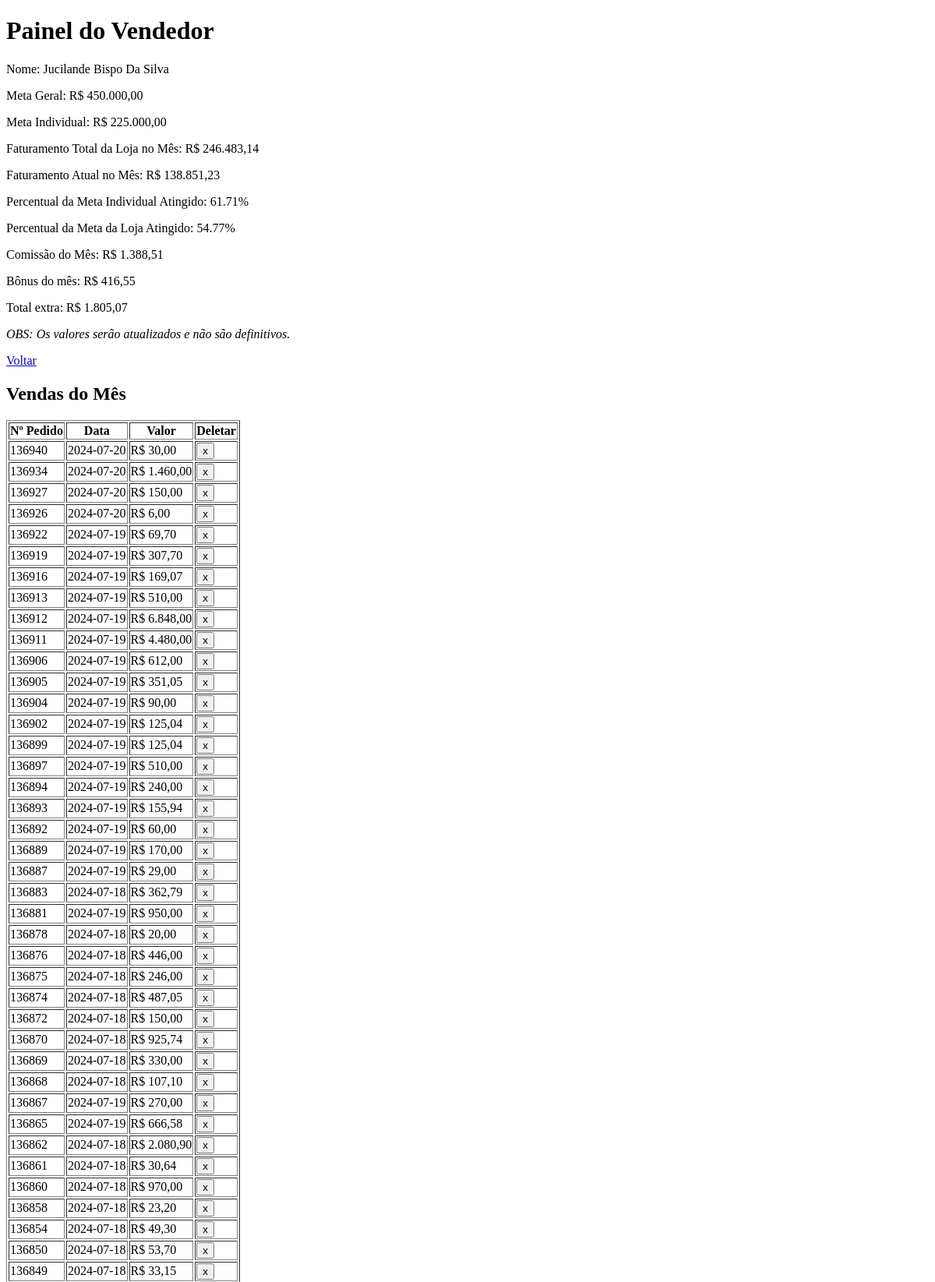
The page /dashboard/3 (signed in, upper part) on the database its author committed.
### tables this page shows
CREATE TABLE Users (
        id INTEGER PRIMARY KEY AUTOINCREMENT,
        username TEXT NOT NULL,
        password TEXT NOT NULL,
        name TEXT NOT NULL,  -- Nome completo do usuário
        role TEXT NOT NULL  -- 'seller' ou 'master'
    , branch TEXT DEFAULT 'Loja');

CREATE TABLE GeneralGoals (
        id INTEGER PRIMARY KEY AUTOINCREMENT,
        goal REAL NOT NULL
    );

CREATE TABLE IndividualGoals (
        id INTEGER PRIMARY KEY AUTOINCREMENT,
        user_id INTEGER NOT NULL,
        goal REAL NOT NULL,
        FOREIGN KEY(user_id) REFERENCES Users(id)
    );

CREATE TABLE Sales (
        id INTEGER PRIMARY KEY AUTOINCREMENT,
        date DATE NOT NULL,
        amount REAL NOT NULL,
        user_id INTEGER,
        order_number TEXT NOT NULL,
        FOREIGN KEY(user_id) REFERENCES Users(id)
    );

### modules/dashboards/__init__.py (the view, shortened to what this page needs)
@dashboards_bp.route('/dashboard', defaults={'seller_id': None})
@dashboards_bp.route('/dashboard/<int:seller_id>')
def dashboard(seller_id):
    if 'user_id' not in session:
        return redirect(url_for('users.login'))
    user_id = session['user_id']
    user_role = session['role']
    conn = get_db_connection()
    cursor = conn.cursor()
    if user_role == 'seller' or (user_role == 'master' and seller_id is None):
        seller_id = user_id
    cursor.execute('SELECT name, branch FROM Users WHERE id = ?', (seller_id,))
    user_info = cursor.fetchone()
    user_name = user_info['name']
    user_branch = user_info['branch']
    cursor.execute('''
        SELECT SUM(amount) AS total_seller_sales
        FROM Sales
        WHERE user_id = ?
        AND strftime('%m', date) = strftime('%m', 'now')
        AND strftime('%Y', date) = strftime('%Y', 'now')
    ''', (seller_id,))
    total_saleseller_s_row = cursor.fetchone()
    total_seller_sales = total_saleseller_s_row['total_seller_sales'] if total_saleseller_s_row and total_saleseller_s_row['total_seller_sales'] else 0
    cursor.execute('SELECT goal FROM IndividualGoals WHERE user_id = ?', (seller_id,))
    individual_goal_row = cursor.fetchone()
    individual_goal = individual_goal_row['goal'] if individual_goal_row else 0
    cursor.execute('''
        SELECT SUM(amount) AS total_branch_sales
        FROM Sales
        WHERE user_id IN (SELECT id FROM Users WHERE branch = ?)
        AND strftime('%m', date) = strftime('%m', 'now')
        AND strftime('%Y', date) = strftime('%Y', 'now')
    ''', (user_branch,))
    total_branch_sales_row = cursor.fetchone()
    total_branch_sales = total_branch_sales_row['total_branch_sales'] if total_branch_sales_row and total_branch_sales_row['total_branch_sales'] else 0
    cursor.execute('SELECT goal FROM GeneralGoals ORDER BY id DESC LIMIT 1')
    general_goal_row = cursor.fetchone()
    general_goal = float(general_goal_row['goal']) if general_goal_row else 0
    cursor.execute('''
        SELECT date, amount, order_number, id
        FROM Sales
        WHERE user_id = ?
        AND strftime('%m', date) = strftime('%m', 'now')
        AND strftime('%Y', date) = strftime('%Y', 'now')
        ORDER BY order_number DESC
    ''', (seller_id,))
    vendas = cursor.fetchall()
    individual_percentage = (total_seller_sales / individual_goal) * 100 if individual_goal else 0
    branch_percentage = (total_branch_sales / general_goal) * 100 if general_goal else 0
    if user_branch == 'Loja':
        commission_rate = 0.01
        bonus_rate = 0
        if total_seller_sales >= 225000:
            bonus_rate = 0.006
        elif total_seller_sales >= 170000:
            bonus_rate = 0.004
        elif total_seller_sales >= 130000:
            bonus_rate = 0.003
    elif user_branch == 'Oficina':
        bonus_rate = 0
        commission_rate = 0.005
        if total_branch_sales >= 500000:
            commission_rate = 0.01
    commission = total_seller_sales * commission_rate
    bonus = total_seller_sales * bonus_rate
    extra_total = commission + bonus
    if user_role == 'seller' or (user_role == 'master' and seller_id != user_id):
        conn.close()
        return render_template('seller_dashboard.html',
                               total_seller_sales=total_seller_sales,
                               total_branch_sales=total_branch_sales,
                               individual_percentage=individual_percentage,
                               branch_percentage=branch_percentage,
                               user_id=user_id,
                               user_name=user_name,
                               general_goal=general_goal,
                               vendas=vendas,
                               individual_goal=individual_goal,
                               commission=commission,
                               bonus=bonus,
                               extra_total=extra_total,
                               user_branch=user_branch,
                               user_role=user_role)

### modules/db.py (called while the page is built)
def get_db_connection():
    conn = sqlite3.connect('sales_tracking.db')
    conn.row_factory = sqlite3.Row
    return conn

### utils/text_utils.py (called while the page is built)
def format_currency(value):
    return f'R$ {value:,.2f}'.replace(',', 'X').replace('.', ',').replace('X', '.')

def format_percentage(value):
    return f'{value:,.2f}%'.replace(',', 'X').replace('X', '.')

### templates/seller_dashboard.html (shortened to what this page needs)
{% extends "base.html" %}
{% block content %}
<h1>Painel do Vendedor</h1>
<p>Nome: {{user_name}}</p>
<p>Meta Geral: {{ general_goal | float | currency }}</p>
<p>Meta Individual: {{ individual_goal | float | currency }}</p>
<p>Faturamento Total da {{ user_branch }} no Mês: {{ total_branch_sales | float | currency }}</p>
<p>Faturamento Atual no Mês: {{ total_seller_sales | float | currency }}</p>
<p>Percentual da Meta Individual Atingido: {{ individual_percentage | float | percentage}}</p>
<p>Percentual da Meta da {{user_branch}} Atingido: {{ branch_percentage | float | percentage}}</p>
<p>Comissão do Mês: {{ commission | float | currency }}</p>
<p>Bônus do mês: {{ bonus | float | currency }}</p>
<p>Total extra: {{ extra_total | float | currency }}</p>
<p><em>OBS: Os valores serão atualizados e não são definitivos.</em></p>
{% if user_role == 'master' %}
<a href="{{ url_for('dashboards.dashboard') }}">Voltar</a>
{% elif user_role == 'seller' %}
<a href="{{ url_for('users.logout') }}">Logout</a>
{% endif %}
<h2>Vendas do Mês</h2>
<table border="1">
    <tr>
        <th>Nº Pedido</th>
        <th>Data</th>
        <th>Valor</th>
        {% if user_role == 'master' %}
        <th>Deletar</th>
        {% endif %}
    </tr>
    {% for venda in vendas %}
    <tr>
        <td>{{ venda['order_number']  | float | int }}</td>
        <td>{{ venda['date'] }}</td>
        <td>{{ venda['amount'] | float | currency }}</td>
        {% if user_role == 'master' %}
        <td>
            <form action="{{ url_for('sales.delete_sale', sale_id=venda['id']) }}" method="post" style="display:inline;">
                <button type="submit" onclick="return confirm('Tem certeza que deseja deletar esta venda?');">x</button>
            </form>
        </td>
        {% endif %}
    </tr>
    {% endfor %}
</table>
{% endblock %}

### rows shown on the page
Users: name "Jucilande Bispo Da Silva", branch "Loja"
GeneralGoals: goal "R$ 450.000,00"
IndividualGoals: goal "R$ 225.000,00"
Sales: order_number "136940", date "2024-07-20", amount "R$ 30,00"
Sales: order_number "136934", date "2024-07-20", amount "R$ 1.460,00"
Sales: order_number "136927", date "2024-07-20", amount "R$ 150,00"
Sales: order_number "136926", date "2024-07-20", amount "R$ 6,00"
Sales: order_number "136922", date "2024-07-19", amount "R$ 69,70"
Sales: order_number "136919", date "2024-07-19", amount "R$ 307,70"
Sales: order_number "136916", date "2024-07-19", amount "R$ 169,07"
Sales: order_number "136913", date "2024-07-19", amount "R$ 510,00"
Sales: order_number "136912", date "2024-07-19", amount "R$ 6.848,00"
Sales: order_number "136911", date "2024-07-19", amount "R$ 4.480,00"
Sales: order_number "136906", date "2024-07-19", amount "R$ 612,00"
Sales: order_number "136905", date "2024-07-19", amount "R$ 351,05"
Sales: order_number "136904", date "2024-07-19", amount "R$ 90,00"
Sales: order_number "136902", date "2024-07-19", amount "R$ 125,04"
Sales: order_number "136899", date "2024-07-19", amount "R$ 125,04"
Sales: order_number "136897", date "2024-07-19", amount "R$ 510,00"
Sales: order_number "136894", date "2024-07-19", amount "R$ 240,00"
Sales: order_number "136893", date "2024-07-19", amount "R$ 155,94"
Sales: order_number "136892", date "2024-07-19", amount "R$ 60,00"
Sales: order_number "136889", date "2024-07-19", amount "R$ 170,00"
Sales: order_number "136887", date "2024-07-19", amount "R$ 29,00"
Sales: order_number "136883", date "2024-07-18", amount "R$ 362,79"
Sales: order_number "136881", date "2024-07-19", amount "R$ 950,00"
Sales: order_number "136878", date "2024-07-18", amount "R$ 20,00"
Sales: order_number "136876", date "2024-07-18", amount "R$ 446,00"
Sales: order_number "136875", date "2024-07-18", amount "R$ 246,00"
Sales: order_number "136874", date "2024-07-18", amount "R$ 487,05"
Sales: order_number "136872", date "2024-07-18", amount "R$ 150,00"
Sales: order_number "136870", date "2024-07-18", amount "R$ 925,74"
Sales: order_number "136869", date "2024-07-18", amount "R$ 330,00"
Sales: order_number "136868", date "2024-07-18", amount "R$ 107,10"
Sales: order_number "136867", date "2024-07-19", amount "R$ 270,00"
Sales: order_number "136865", date "2024-07-19", amount "R$ 666,58"
Sales: order_number "136862", date "2024-07-18", amount "R$ 2.080,90"
Sales: order_number "136861", date "2024-07-18", amount "R$ 30,64"
Sales: order_number "136860", date "2024-07-18", amount "R$ 970,00"
Sales: order_number "136858", date "2024-07-18", amount "R$ 23,20"
Sales: order_number "136854", date "2024-07-18", amount "R$ 49,30"
Sales: order_number "136850", date "2024-07-18", amount "R$ 53,70"
Sales: order_number "136849", date "2024-07-18", amount "R$ 33,15"

### other values the page prints
{{ total_branch_sales | float | currency }} "R$ 246.483,14"
{{ total_seller_sales | float | currency }} "R$ 138.851,23"
{{ individual_percentage | float | percentage }} "61.71%"
{{ branch_percentage | float | percentage }} "54.77%"
{{ commission | float | currency }} "R$ 1.388,51"
{{ bonus | float | currency }} "R$ 416,55"
{{ extra_total | float | currency }} "R$ 1.805,07"
